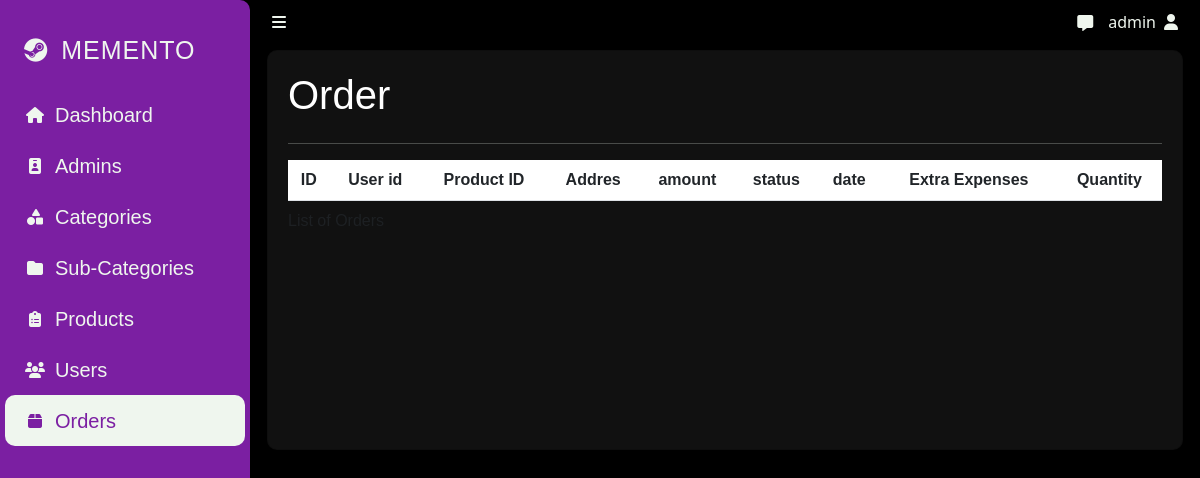
The page /admin/order.php (signed in) on the database as committed earlier.
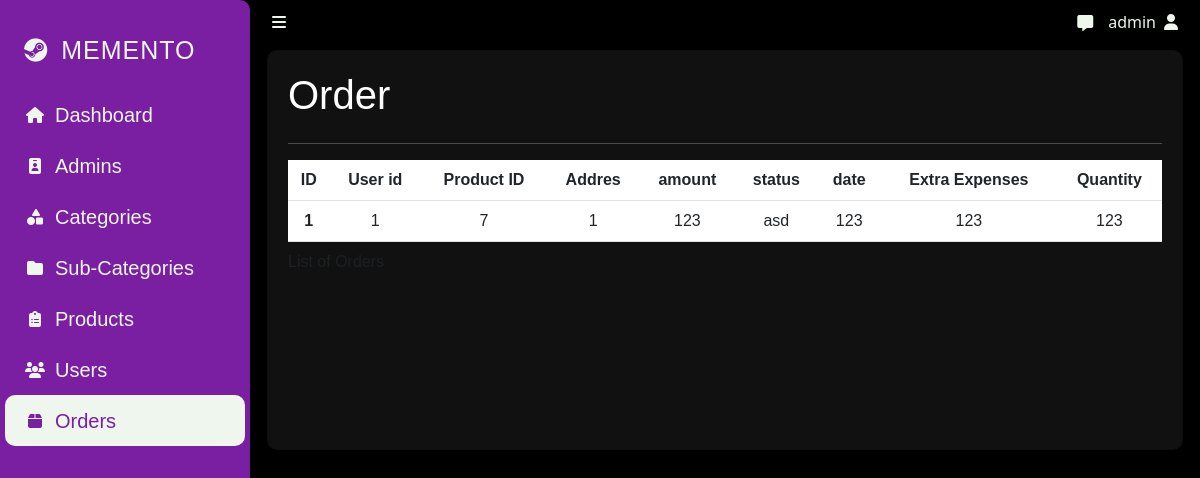
The same page on the database as committed later.
### tables this page shows
CREATE TABLE IF NOT EXISTS `orders` (
  `id` int(11) NOT NULL AUTO_INCREMENT,
  `user_id` int(11) NOT NULL,
  `product_id` int(11) NOT NULL,
  `address_id` int(11) NOT NULL,
  `amount` int(11) NOT NULL,
  `status` varchar(255) NOT NULL,
  `date` int(11) NOT NULL,
  `extra_expenses` int(11) NOT NULL,
  `quantity` int(11) NOT NULL,
  PRIMARY KEY (`id`),
  KEY `FK_order_user` (`user_id`),
  KEY `FK_order_product` (`product_id`)
);

### admin/order.php (the view, shortened to what this page needs)
<?php
include("template/header.php");
include("../global/api/conn.php");
?>
<div class="card">
    <h1>Order</h1>
    <hr>
    <table id="table" class="table table-responsive text-center">
        <caption>List of Orders</caption>
        <?php
        $sql = "SELECT * FROM orders";
        $result = mysqli_query($conn, $sql);
        $output = '<thead>'
            . '<tr>'
            . '<th>ID</th>'
            . '<th>User id</th>'
            . '<th>Product ID</th>'
            . '<th>Addres</th>'
            . '<th>amount</th>'
            . '<th>status</th>'
            . '<th>date</th>'
            . '<th>Extra Expenses</th>'
            . '<th>Quantity</th>'
            . '</tr>'
            . '</thead>'
            . '<tbody>';
        while ($row = mysqli_fetch_assoc($result)) {
            $output .= '<tr>'
                . '<th scope="row">' . $row['id'] . '</td>'
                . '<td>' . $row['user_id'] . '</td>'
                . '<td>' . $row['product_id'] . '</td>'
                . '<td>' . $row['address_id'] . '</td>'
                . '<td>' . $row['amount'] . '</td>'
                . '<td>' . $row['status'] . '</td>'
                . '<td>' . $row['date'] . '</td>'
                . '<td>' . $row['extra_expenses'] . '</td>'
                . '<td>' . $row['quantity'] . '</td>'
                . '</td>'
                . '</tr>';
        }
        $output .= "</tbody>";
        echo $output;
        ?>
    </table>
</div>

### admin/template/header.php (shortened to what this page needs)
<!DOCTYPE html>
<html lang="en">
<head>
    <link href="https://cdn.jsdelivr.net/npm/bootstrap@5.3.0-alpha1/dist/css/bootstrap.min.css" rel="stylesheet"
>
    <link rel="stylesheet" href="https://cdn.datatables.net/1.13.1/css/dataTables.bootstrap5.min.css">
    <link rel="stylesheet" href="https://cdnjs.cloudflare.com/ajax/libs/font-awesome/6.2.0/css/all.min.css"
 />
    <link rel="stylesheet" href="../css/nice-select.css">
    <link rel="stylesheet" href="css/global.css">
    <link rel="stylesheet" href="css/panel.css">
</head>
<body>
    <?php
    include("../global/api/conn.php");
    ?>
    <div class="hero">
        <div class="sidebar active">
            <div class="brand">
                <a href="index.php" class="brand-link">
                    <i class="fa-brands fa-steam"></i>
                </a>
                <a href="index.php" class="brand-link">
                    <span class="brand_name">MEMENTO</span>
                </a>
            </div>
            <div class="navigation">
                <ul class="items-list">
                    <li class="item" data-bs-toggle="tooltip" data-bs-title="Dashboard" data-bs-placement="right">
                        <a href="dashboard.php">
                            <i class="fa-solid fa-house"></i>
                            <span class="links_name">Dashboard</span>
                        </a>
                    </li>
                    <?php
                    if (isset($_SESSION["super"]) && $_SESSION["super"] == 1) {
                        ?>
                        <li class="item" data-bs-toggle="tooltip" data-bs-title="Admins" data-bs-placement="right">
                            <a href="admin.php">
                                <i class="fa-solid fa-id-badge"></i>
                                <span class="links_name">Admins</span>
                            </a>
                        </li>
                        <?php
                    }
                    ?>
                    <li class="item" data-bs-toggle="tooltip" data-bs-title="Categories" data-bs-placement="right">
                        <a href="category.php">
                            <i class="fa-solid fa-shapes"></i>
                            <span class="links_name">Categories</span>
                        </a>
                    </li>
                    <li class="item" data-bs-toggle="tooltip" data-bs-title="Sub-Categories" data-bs-placement="right">
                        <a href="subcat.php">
                            <i class="fas fa-folder"></i>
                            <span class="links_name">Sub-Categories</span>
                        </a>
                    </li>
                    <li class="item" data-bs-toggle="tooltip" data-bs-title="Products" data-bs-placement="right">
                        <a href="product.php">
                            <i class="fa-solid fa-clipboard-list"></i>
                            <span class="links_name">Products</span>
                        </a>
                    </li>
                    <li class="item" data-bs-toggle="tooltip" data-bs-title="Users" data-bs-placement="right">
                        <a href="user.php">
                            <i class="fa-solid fa-users"></i>
                            <span class="links_name">Users</span>
                        </a>
                    </li>
                    <li class="item" data-bs-toggle="tooltip" data-bs-title="Orders" data-bs-placement="right">
                        <a href="order.php">
                            <i class="fa-solid fa-box"></i>
                            <span class="links_name">Orders</span>
                        </a>
                    </li>
                </ul>
            </div>
        </div>
        <header class="header container-fluid">
            <div class="sidebar-toggler">
                <i class="fa-solid fa-bars"></i>
            </div>
            <div class="chat">
                <a href="#" data-bs-toggle="dropdown" aria-expanded="false" style="text-decoration: none">
                    <i class="fa-solid fa-message"></i>
                </a>
            </div>
            <div class="profile">
                <a href="#" data-bs-toggle="dropdown" aria-expanded="false" style="text-decoration: none">
                    <?php
                    $id = $_SESSION['admin'];
                    $query = "SELECT * FROM admin WHERE id=$id";
                    $result = mysqli_query($conn, $query);
                    $row = mysqli_fetch_assoc($result);
                    echo $row["username"];
                    ?>
                    <i class="fa-solid fa-user ms-2"></i>
                </a>
            </div>
        </header>
        <div class="main container-fluid">

### admin/css/global.css (style rules this page uses)
:root { --primary: #273043; --secondary: #9197AE; --black: #000; --black-1: #111; --black-2: #222; --black-3: #333; --black-4: #444; --black-a: #aaa; --grey: #49494b; --white: #EFF6EE; --white-2: #c7c5c5; --blue: #1F487E; --teal: #00BD9D; --orange: #e75627; --red: #F02D3A; --purple: #7b1fa2; }
* { margin: 0; padding: 0; box-sizing: border-box; }
.main>.card { background-color: var(--black-1); padding: 20px; margin-block: 10px; margin-left: 5px; min-height: 400px; width: calc(100% - 10px); border-radius: 10px; }
.card h1, .table { color: white; font-family: 'Trebuchet MS', 'Lucida Sans Unicode', 'Lucida Grande', 'Lucida Sans', Arial, sans-serif; }
.table { overflow-x: auto; }
hr { color: var(--white); }

### admin/css/panel.css (style rules this page uses)
html { height: 100%; }
body { background-color: var(--black); height: 100%; }
.hero { min-height: 100%; width: 100%; margin: 0; display: flex; }
.sidebar { min-height: 100%; width: 70px; background-color: var(--purple); transition: .4s; transition-delay: .2s; position: fixed; z-index: 3; }
.sidebar.active { min-height: 100%; width: 250px; border-radius: 0 10px 10px 0; display: flex; flex-direction: column; transition: .4s; }
.sidebar .links_name { width: 200px; opacity: 0; pointer-events: none; transition: .4s; }
.sidebar.active .links_name { opacity: 1; transition: opacity .4s; transition-delay: .2s; }
.sidebar .brand .brand_name { pointer-events: none; opacity: 0; transition: .4s; }
.sidebar.active .brand .brand_name { opacity: 1; transition: .4s; transition-delay: .2s; }
.brand { height: 70px; position: absolute; top: 32px; left: 24px; }
.brand>a>i { font-size: 24px; margin-right: 5px; }
.brand-link { text-decoration: none; color: var(--white); font-family: Arial, Helvetica, sans-serif; font-size: 25px; letter-spacing: 1px; }
.items-list { margin-top: 64px; padding-inline: 5px; padding-block: 25px; height: 100%; list-style-type: none; font-family: 'Gill Sans', 'Gill Sans MT', Calibri, 'Trebuchet MS', sans-serif; font-size: 20px; }
.item { padding-block: 10px; padding-inline: 20px; cursor: pointer; width: 100%; border-radius: 10px; }
.item>a { text-decoration: none; width: 100%; color: var(--white); display: inline-grid; grid-template-columns: 20px 100px; column-gap: 10px; grid-auto-flow: column; }
.item>a>i { font-size: 16px; display: flex; justify-content: center; align-items: center; }
.item.active { background-color: var(--white); }
.item:hover>a, .item.active>a { color: var(--purple); }
.header { width: auto; position: fixed; top: 0; right: 0; left: 250px; display: flex; justify-content: flex-start; align-items: center; transition: .4s; z-index: 2; background-color: var(--black); }
.profile, .sidebar-toggler { margin: 10px; text-align: center; cursor: pointer }
.profile>a, .sidebar-toggler>i, .chat>a { color: var(--white); }
.profile>a { text-decoration: none; display: flex; align-items: center; }
.chat { margin-right: 5px; margin-top: 2px; margin-left: auto; }
.main { margin-top: 40px; margin-left: 250px; width: 100%; height: 100%; transition: .4s; overflow-x: hidden; }

Rows that differ between the two databases and show on the page:
added orders: id "1", user "1", product "7", address "1", amount "123", status "asd", date "123", extra_expenses "123", quantity "123"
